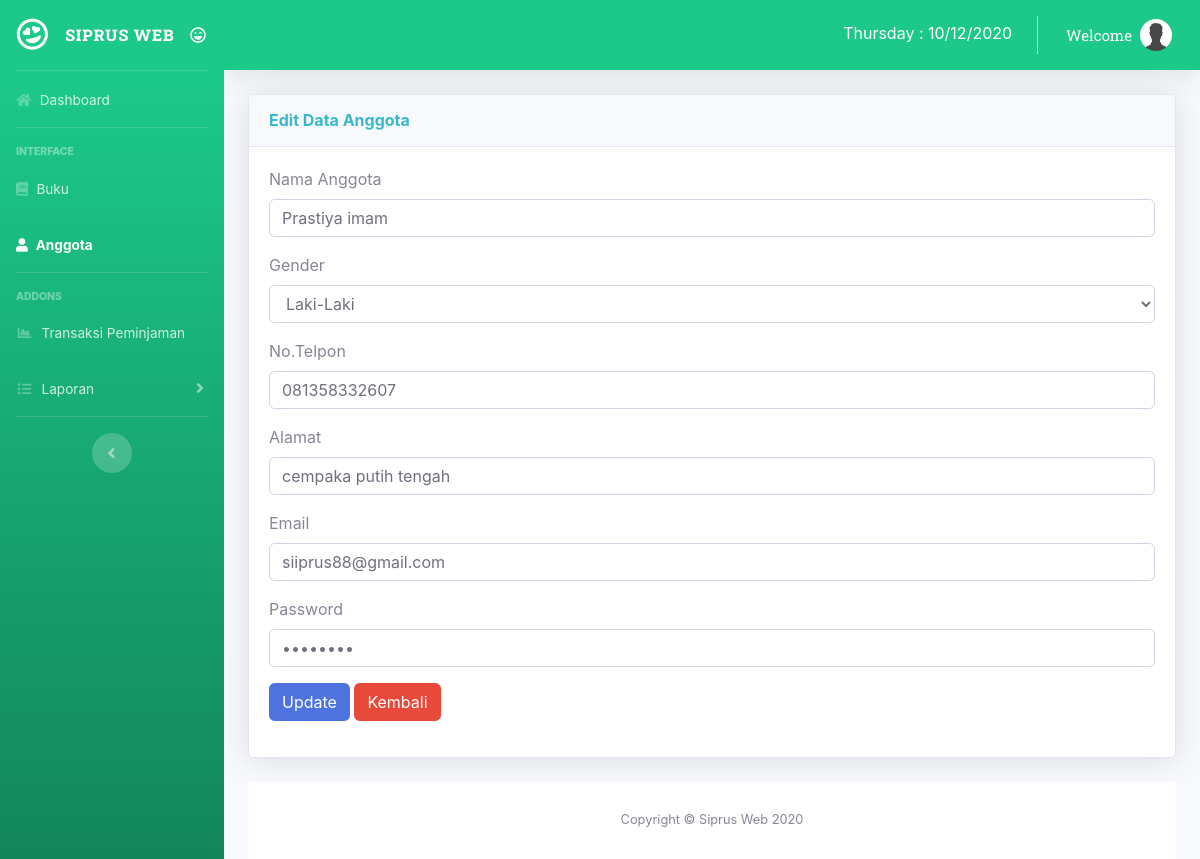
Page /admin/edit_anggota/5 on the committed database.
### tables this page shows
CREATE TABLE `anggota` (
  `id_anggota` int(11) NOT NULL,
  `nama_anggota` varchar(50) NOT NULL,
  `gender` enum('Laki-Laki','Perempuan') NOT NULL,
  `no_telp` varchar(20) NOT NULL,
  `alamat` varchar(50) NOT NULL,
  `email` varchar(30) NOT NULL,
  `password` varchar(20) NOT NULL
);

### application/controllers/Admin.php (called while the page is built, shortened)
<?php
class Admin extends CI_Controller
{
  function edit_anggota($id)
  {
    $data['title'] = 'Edit Data Anggota';
    $data['anggota'] = $this->db->query("select * from anggota where
id_anggota='$id'")->result();
    $this->load->view('admin/header', $data);
    $this->load->view('admin/editanggota', $data);
    $this->load->view('admin/footer');
  }
}

### index.php (called while the page is built, shortened)
<?php
require_once BASEPATH.'core/CodeIgniter.php';

### application/views/admin/editanggota.php (the view, shortened to what this page needs)
<div class="container-fluid">
	<div class="card shadow mb-4">
            <div class="card-header py-3">
              <h6 class="m-0 font-weight-bold text-info">Edit Data Anggota</h6>
            </div>
            <div class="card-body">
	<?php foreach ($anggota as $a){ ?>
<form action="<?php echo base_url().'admin/update_anggota' ?>" method="post"
enctype="multipart/form-data">
<div class="form-group">
<label>Nama Anggota</label>
<input type="text" name="nama_anggota" class="form-control"
value="<?php echo $a->nama_anggota; ?>">
</div>
<div class="form-group">
<label>Gender</label>
<select name="gender" class="form-control">
<option <?php if($a->gender == "Laki-Laki"){echo "selected='selected'";}
echo $a->gender; ?> value="Laki-Laki">Laki-Laki</option>
</select>
</div>
<div class="form-group">
<label>No.Telpon</label>
<input type="text" name="no_telp" class="form-control" value="<?php
echo $a->no_telp; ?>">
</div>
<div class="form-group">
<label>Alamat</label>
<input type="text" name="alamat" class="form-control" value="<?php echo
$a->alamat; ?>">
</div>
<div class="form-group">
<label>Email</label>
<input type="text" name="email" class="form-control" value="<?php echo
$a->email; ?>">
</div>
<div class="form-group">
<label>Password</label>
<input type="password" name="password" class="form-control"
value="<?php echo $a->password; ?>">
</div>
<div class="form-group">
          <button type="submit" value="Update"  class="btn btn-primary">Update</button>
          <button type="button" value="Kembali" class="btn btn-danger" onclick="window.history.go(-1)">Kembali</button>
	</form>
<?php } ?>
</div>
</div>
</div>

### rows in the picture
anggota: nama_anggota "Prastiya imam", gender "Laki-Laki", no_telp "081358332607", alamat "cempaka putih tengah", email "siiprus88@gmail.com"
